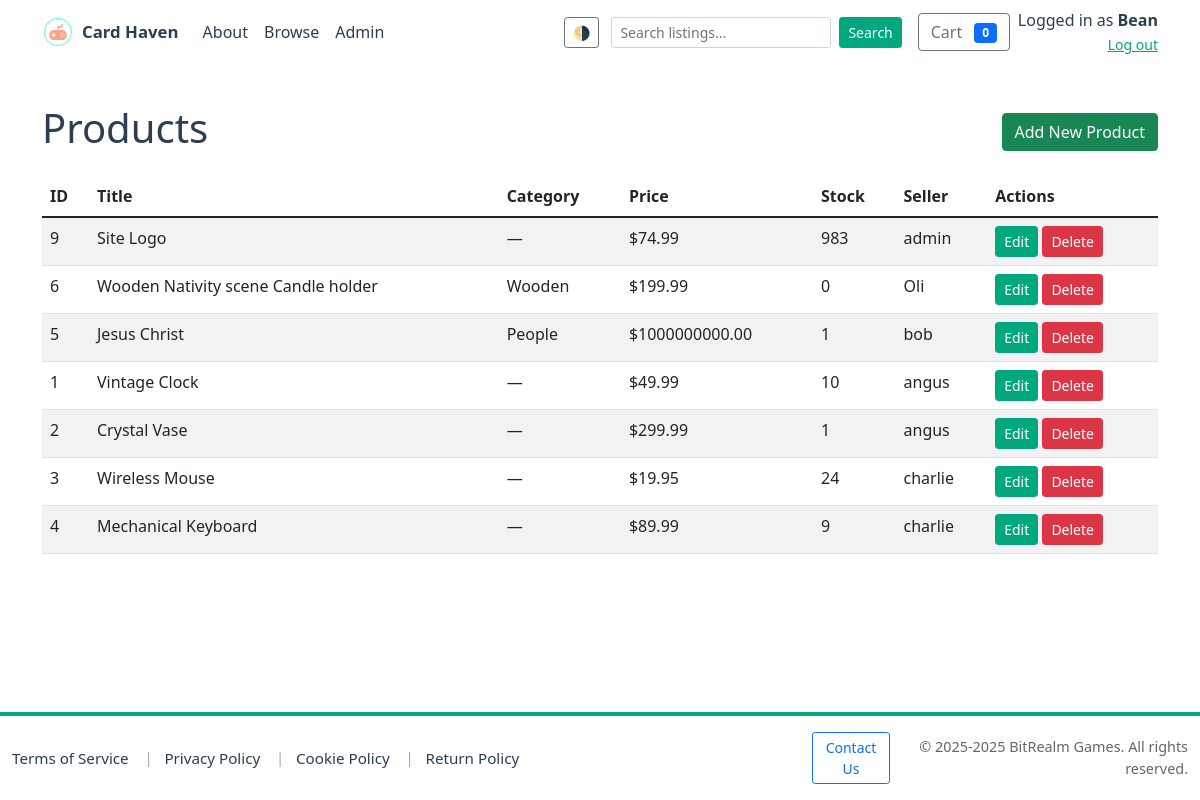
/admin/products (signed in), run on an earlier commit of the app's database.
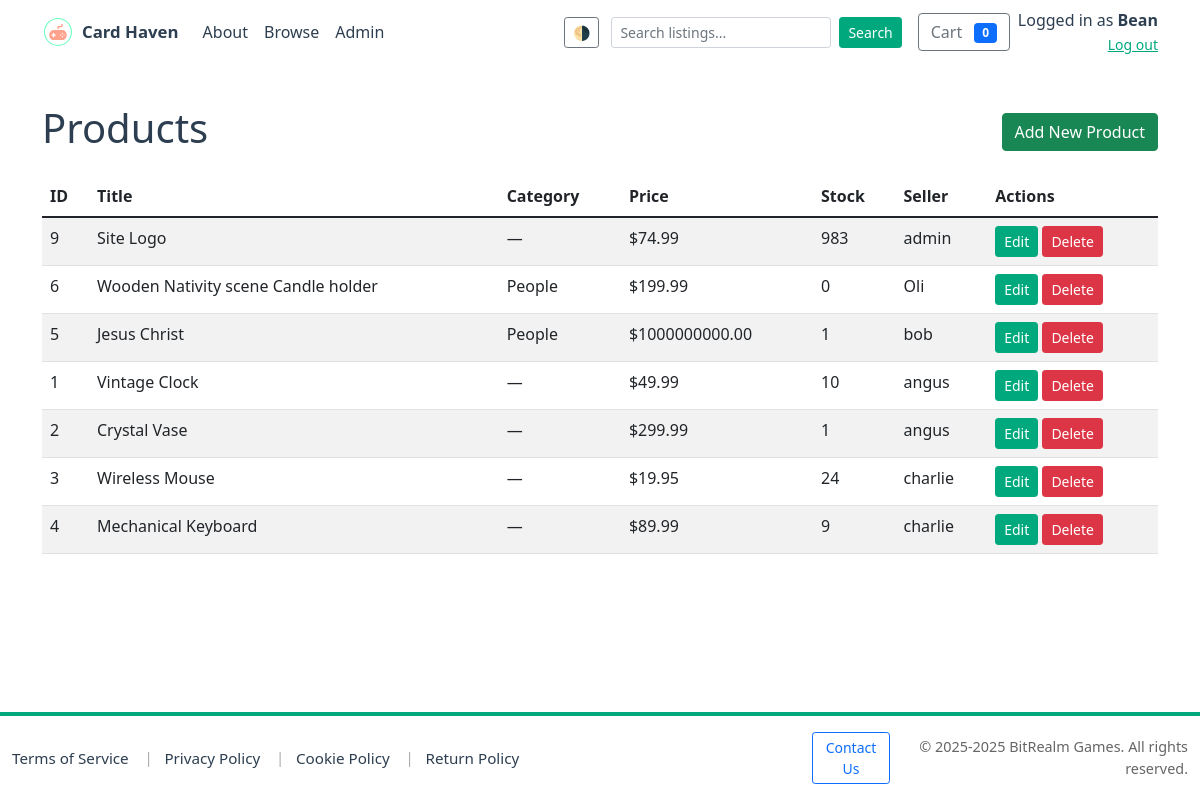
And on a later commit of the database.
### models.py (models this page shows, shortened)
class User(db.Model):
    __tablename__ = 'users'
    id = db.Column(db.Integer, primary_key=True)
    username = db.Column(db.String(150), unique=True, nullable=False)
    email = db.Column(db.String(255), unique=True, nullable=False)
    password_hash = db.Column(db.String(255), nullable=False)
    is_admin = db.Column(db.Boolean, default=False)
    is_seller = db.Column(db.Boolean, default=False)
    business_name = db.Column(db.String(255))
    seller_description = db.Column(db.Text)
    rating = db.Column(db.Float, default=0.0)
    total_sales = db.Column(db.Integer, default=0)
    logo_url = db.Column(db.String(512))
    created_at = db.Column(db.DateTime, default=datetime.utcnow)
    products = db.relationship('Product', back_populates='seller', lazy='dynamic')
    orders = db.relationship('Order', back_populates='buyer', lazy='dynamic')

class Product(db.Model):
    __tablename__ = 'products'
    id = db.Column(db.Integer, primary_key=True)
    seller_id = db.Column(db.Integer, db.ForeignKey('users.id'), nullable=True)
    title = db.Column(db.String(255), nullable=False)
    description = db.Column(db.Text)
    price = db.Column(db.Float, nullable=False)
    stock = db.Column(db.BigInteger)
    image_url = db.Column(db.String(1024))
    created_at = db.Column(db.DateTime, default=datetime.utcnow)
    category_id = db.Column(db.Integer, db.ForeignKey('categories.id'), nullable=True)
    rating = db.Column(db.Float, default=0.0)
    seller = db.relationship('User', back_populates='products')
    category = db.relationship('Category', back_populates='legacy_products')
    categories = db.relationship('Category', secondary=product_categories, back_populates='products', lazy='dynamic')
    order_items = db.relationship('OrderItem', back_populates='product', lazy='dynamic')

class Category(db.Model):
    __tablename__ = 'categories'
    id = db.Column(db.Integer, primary_key=True)
    name = db.Column(db.String(255), unique=True, nullable=False)
    slug = db.Column(db.String(255), unique=True)
    description = db.Column(db.Text)
    created_at = db.Column(db.DateTime, default=datetime.utcnow)
    legacy_products = db.relationship('Product', back_populates='category', lazy='dynamic')
    products = db.relationship('Product', secondary=product_categories, back_populates='categories', lazy='dynamic')

### app.py (the view)
@app.route('/admin/products')
@admin_required
def admin_products():
    conn = get_db_connection()
    cur = conn.cursor()
    cur.execute("SELECT p.id, p.title, p.price, p.stock, u.username AS seller, c.name AS category FROM products p LEFT JOIN users u ON p.seller_id = u.id LEFT JOIN categories c ON p.category_id = c.id ORDER BY p.created_at DESC")
    products = cur.fetchall()
    conn.close()
    return render_template('admin/products.html', products=products)

### app.py (called while the page is built)
def get_db_connection(path=DB_PATH):
    conn = sqlite3.connect(path)
    conn.row_factory = sqlite3.Row
    conn.execute("PRAGMA foreign_keys = ON;")
    return conn

@app.after_request
def set_security_headers(response):
    response.headers.setdefault('X-Frame-Options', 'SAMEORIGIN')
    response.headers.setdefault('X-Content-Type-Options', 'nosniff')
    response.headers.setdefault('Referrer-Policy', 'no-referrer-when-downgrade')
    if 'SSL_ENABLED' in globals() and SSL_ENABLED:
        response.headers.setdefault('Strict-Transport-Security', 'max-age=63072000; includeSubDomains; preload')
    return response

def admin_required(f):
    @wraps(f)
    def decorated(*args, **kwargs):
        uid = session.get('user_id')
        if not uid:
            return redirect(url_for('login', next=request.path))
        conn = get_db_connection()
        cur = conn.cursor()
        cur.execute("SELECT username, is_admin FROM users WHERE id = ?", (uid,))
        u = cur.fetchone()
        conn.close()
        allowed_admin_username = 'Bean'
        has_name_match = bool(u and u['username'] and u['username'].strip().lower() == allowed_admin_username.strip().lower())
        has_admin_flag = bool(u and u['is_admin'])
        if not (has_name_match or has_admin_flag):
            flash("Admin access required.")
            return redirect(url_for('index'))
        return f(*args, **kwargs)
    return decorated

### templates/admin/products.html (shortened to what this page needs)
<!doctype html>
<html lang="en">
<head>
  {% include 'head_includes.html' %}
</head>
<body>
  {% include 'navbar.html' %}
  <div class="container my-4">
    <div class="d-flex justify-content-between align-items-center">
      <h1>Products</h1>
      <a href="{{ url_for('admin_product_new') }}" class="btn btn-success">Add New Product</a>
    </div>
    <table class="table table-striped mt-3">
      <thead>
        <tr>
          <th>ID</th>
          <th>Title</th>
          <th>Category</th>
          <th>Price</th>
          <th>Stock</th>
          <th>Seller</th>
          <th>Actions</th>
        </tr>
      </thead>
      <tbody>
        {% for p in products %}
          <tr>
            <td>{{ p['id'] }}</td>
            <td>{{ p['title'] }}</td>
            <td>{{ p['category'] or '—' }}</td>
            <td>${{ '%.2f'|format(p['price']) }}</td>
            <td>{{ p['stock'] }}</td>
            <td>{{ p['seller'] or '—' }}</td>
            <td>
              <a href="{{ url_for('admin_product_edit', product_id=p['id']) }}" class="btn btn-sm btn-primary">Edit</a>
              <form action="{{ url_for('admin_product_delete', product_id=p['id']) }}" method="post" style="display:inline" onsubmit="return confirm('Delete this product?');">
                <button class="btn btn-sm btn-danger">Delete</button>
              </form>
            </td>
          </tr>
        {% else %}
          <tr><td colspan="6">No products found.</td></tr>
        {% endfor %}
      </tbody>
    </table>
  </div>
  {% include 'footer.html' %}
</body>
</html>

### templates/head_includes.html (shortened to what this page needs)
<link href="https://cdn.jsdelivr.net/npm/bootstrap@5.1.3/dist/css/bootstrap.min.css" rel="stylesheet">
<link rel="stylesheet" href="{{ url_for('static', filename='css/theme.css') }}">

### templates/navbar.html (shortened to what this page needs)
<nav class="navbar navbar-expand-lg mb-3 site-navbar" aria-label="Main navigation">
  <div class="container">
    <a class="navbar-brand d-flex align-items-center" href="{{ url_for('index') }}">
  <img src="{{ url_for('static', filename='img/logo.svg') }}" alt="Card Haven logo" height="32" class="me-2" style="width:auto;">
  <span>Card Haven</span>
    </a>
    <div class="collapse navbar-collapse" id="mainNav">
      <ul class="navbar-nav me-auto mb-2 mb-lg-0">
        <li class="nav-item"><a class="nav-link" href="/about">About</a></li>
  <li class="nav-item"><a class="nav-link" href="/products">Browse</a></li>
        {% if current_user_is_admin %}
          <li class="nav-item"><a class="nav-link" href="{{ url_for('admin_index') }}">Admin</a></li>
        {% endif %}
      </ul>
  <div class="d-none d-lg-flex align-items-center gap-2 navbar-right">
        <button id="theme-toggle" class="btn btn-sm btn-outline-secondary me-1" title="Toggle theme" onclick="toggleTheme()">🌗</button>
        <form class="d-none d-lg-flex align-items-center me-2" action="{{ url_for('products') }}" method="get">
          <input name="search" class="form-control form-control-sm me-2" type="search" placeholder="Search listings..." aria-label="Search" value="{{ request.args.get('search','') }}">
          <button class="btn btn-sm btn-primary" type="submit">Search</button>
        </form>
        <a href="{{ url_for('cart_view') }}" class="btn btn-outline-secondary position-relative">
          Cart <span id="cart-count" class="badge bg-primary ms-2">0</span>
        </a>
        {% if session.get('user_id') %}
          <div class="text-end user-info mt-2 mt-lg-0">
            <div>Logged in as <strong>{{ session.get('username') }}</strong></div>
            <a href="{{ url_for('logout') }}" class="small">Log out</a>
          </div>
        {% else %}
          <div class="auth-buttons d-flex gap-1 mt-2 mt-lg-0">
            <a href="{{ url_for('login') }}" class="btn btn-sm btn-outline-primary">Login</a>
            <a href="{{ url_for('register') }}" class="btn btn-sm btn-primary">Register</a>
          </div>
        {% endif %}
      </div>
    </div>
  </div>
</nav>
<main class="site-content">

### templates/footer.html (shortened to what this page needs)
</main>
<footer class="site-footer mt-5" role="contentinfo">
  <div class="site-footer-bg">
    <div class="container">
  <div class="row align-items-center py-2">
        <div class="col-md-8 links d-flex flex-wrap align-items-center gap-2 small">
          <a href="/terms" class="footer-link">Terms of Service</a>
          <span class="separator">|</span>
          <a href="/privacy" class="footer-link">Privacy Policy</a>
          <span class="separator">|</span>
          <a href="/cookies" class="footer-link">Cookie Policy</a>
          <span class="separator">|</span>
          <a href="/returns" class="footer-link">Return Policy</a>
        </div>
        <div class="col-md-4 text-md-end d-flex align-items-center justify-content-md-end gap-3">
          <a href="{{ contact_url }}" class="btn btn-outline-primary btn-sm">Contact Us</a>
          <div class="small copyright">© 2025-{{ current_year }} BitRealm Games. All rights reserved.</div>
        </div>
      </div>
    </div>
  </div>
</footer>

### static/css/theme.css (style rules this page uses)
:root { --bg: #ffffff; --surface: #ffffff; --text: #2c3e50; --muted: #666666; --primary: #00a87e; --accent: #007b60; --card-shadow: rgba(0,0,0,0.06); }
body, .card, .listing-card, .profile-header, .seller-header { transition: background-color 180ms ease, color 180ms ease, box-shadow 180ms ease; }
body { background: var(--bg); color: var(--text); }
a { color: var(--primary); }
.navbar, .card, .listing-card, .profile-header { background: var(--surface); }
.btn-primary { background-color: var(--primary, var(--primary-color, #00a87e)) !important; border-color: var(--primary, var(--primary-color, #00a87e)) !important; color: #fff !important; }
.site-navbar .navbar-brand, .site-navbar .navbar-brand span, .site-navbar .navbar-brand a { color: var(--text) !important; }

### templates/navbar.html (style rules this page uses)
.navbar-brand img { height: 32px; width: auto; display: inline-block; vertical-align: middle; }
.site-navbar { background: var(--surface) !important; }
.site-navbar .nav-link { color: var(--text) !important; }
.site-navbar .navbar-brand span { font-size: 1.05rem; font-weight: 600; }
.site-navbar .form-control { min-width: 0; }

### templates/footer.html (style rules this page uses)
html, body { height: 100%; }
body { display: flex; flex-direction: column; min-height: 100vh; }
.site-content { flex: 1 0 auto; }
.site-footer { width:100%; margin-top: auto; }
.site-footer-bg { background: var(--surface); color: var(--text); border-top: 4px solid var(--primary); padding-top: 0.5rem; padding-bottom: 0.5rem; }
.site-footer .container { max-width: 1200px; }
.site-footer .footer-link { color: var(--text); text-decoration: none; margin-right: 0.25rem; font-size: 0.95rem; }
.site-footer .separator { color: rgba(0,0,0,0.35); margin: 0 0.25rem; }
.site-footer .copyright { color: var(--muted); font-size: 0.9rem; }

What changed in the data, as far as the page shows it:
changed Product "Wooden Nativity scene Candle holder": name "Wooden" → "People"
